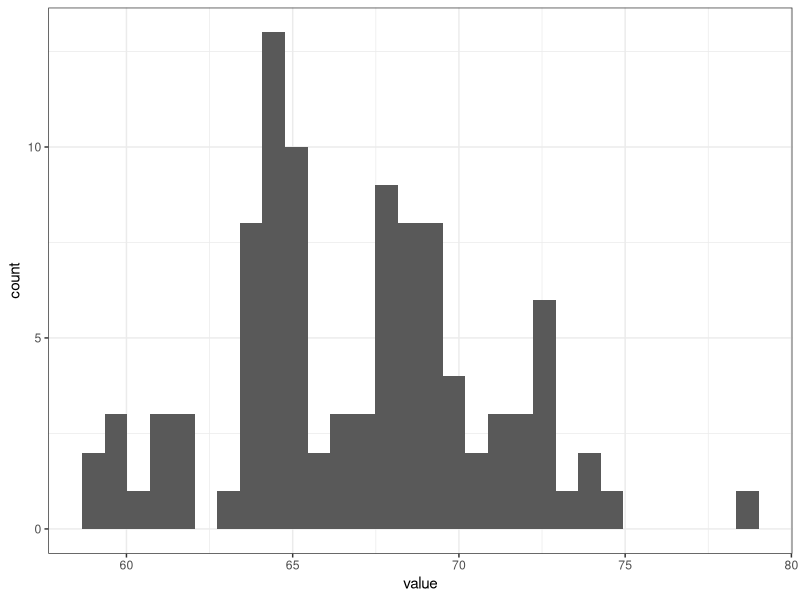
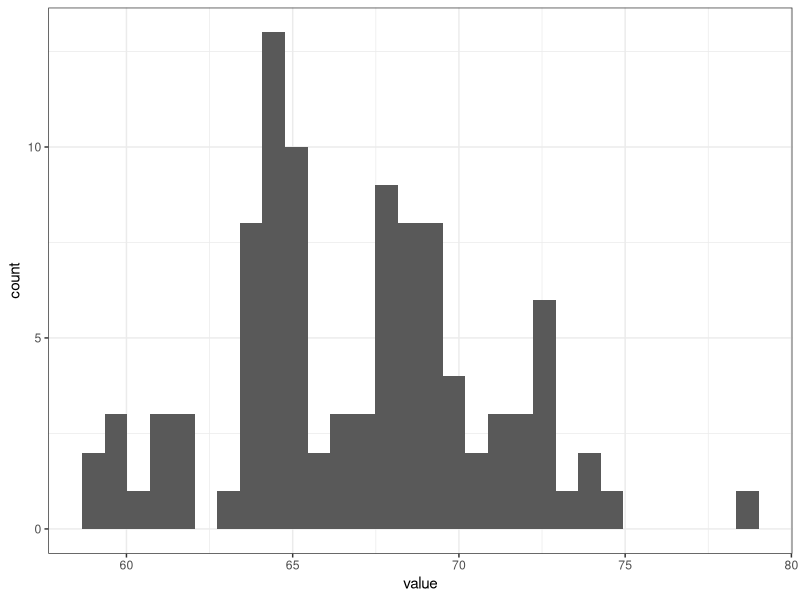

Source code (R) for these figures, in order:
library(tidyverse)

cats <- 9

#create a pretend dataframe. I will save it as a tibble and work within the tidyverse.
fakedata <- as_tibble(rnorm(100, mean = 67, sd = 4))

#take a quick peek at the first few rows.The column name is "value.“
head(fakedata)

#crate a histogram, assigning it to an object of plot
myplot<-ggplot(fakedata, aes(x = value)) + 
  geom_histogram()+
  theme_bw()

#look at it
myplot

#save it to my "figs" folder
ggsave(plot = myplot,
       filename = "figs/histogram.tiff",
       width = 5, height = 5, units = "in",
       device = "tiff",
       dpi = 400)

#Bailey has entered the Code 